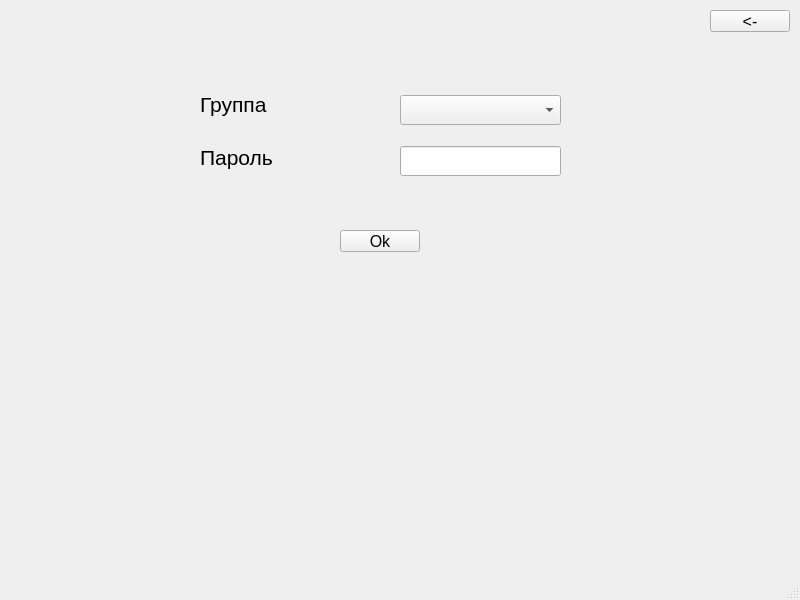
<?xml version="1.0" encoding="UTF-8"?>
<ui version="4.0">
 <class>MainWindow</class>
 <widget class="QMainWindow" name="MainWindow">
  <property name="geometry">
   <rect>
    <x>0</x>
    <y>0</y>
    <width>800</width>
    <height>600</height>
   </rect>
  </property>
  <property name="minimumSize">
   <size>
    <width>30</width>
    <height>30</height>
   </size>
  </property>
  <property name="windowTitle">
   <string>Авторизация</string>
  </property>
  <widget class="QWidget" name="centralwidget">
   <widget class="QWidget" name="verticalLayoutWidget">
    <property name="geometry">
     <rect>
      <x>200</x>
      <y>80</y>
      <width>171</width>
      <height>101</height>
     </rect>
    </property>
    <layout class="QVBoxLayout" name="verticalLayout">
     <item>
      <widget class="QLabel" name="l_groups">
       <property name="font">
        <font>
         <pointsize>16</pointsize>
        </font>
       </property>
       <property name="text">
        <string>Группа</string>
       </property>
      </widget>
     </item>
     <item>
      <widget class="QLabel" name="label">
       <property name="font">
        <font>
         <pointsize>16</pointsize>
        </font>
       </property>
       <property name="text">
        <string>Пароль</string>
       </property>
      </widget>
     </item>
    </layout>
   </widget>
   <widget class="QWidget" name="verticalLayoutWidget_2">
    <property name="geometry">
     <rect>
      <x>400</x>
      <y>80</y>
      <width>161</width>
      <height>111</height>
     </rect>
    </property>
    <layout class="QVBoxLayout" name="verticalLayout_2">
     <property name="spacing">
      <number>6</number>
     </property>
     <item>
      <widget class="QComboBox" name="groups">
       <property name="minimumSize">
        <size>
         <width>30</width>
         <height>30</height>
        </size>
       </property>
      </widget>
     </item>
     <item>
      <widget class="QLineEdit" name="le_password">
       <property name="minimumSize">
        <size>
         <width>0</width>
         <height>30</height>
        </size>
       </property>
       <property name="echoMode">
        <enum>QLineEdit::Password</enum>
       </property>
      </widget>
     </item>
    </layout>
   </widget>
   <widget class="QPushButton" name="b_ok">
    <property name="geometry">
     <rect>
      <x>340</x>
      <y>230</y>
      <width>80</width>
      <height>22</height>
     </rect>
    </property>
    <property name="font">
     <font>
      <pointsize>12</pointsize>
     </font>
    </property>
    <property name="text">
     <string>Ok</string>
    </property>
   </widget>
   <widget class="QPushButton" name="b_back">
    <property name="geometry">
     <rect>
      <x>710</x>
      <y>10</y>
      <width>80</width>
      <height>22</height>
     </rect>
    </property>
    <property name="font">
     <font>
      <pointsize>12</pointsize>
     </font>
    </property>
    <property name="text">
     <string>&lt;-</string>
    </property>
   </widget>
  </widget>
  <widget class="QMenuBar" name="menubar">
   <property name="geometry">
    <rect>
     <x>0</x>
     <y>0</y>
     <width>800</width>
     <height>19</height>
    </rect>
   </property>
  </widget>
  <widget class="QStatusBar" name="statusbar"/>
 </widget>
 <resources/>
 <connections/>
</ui>
